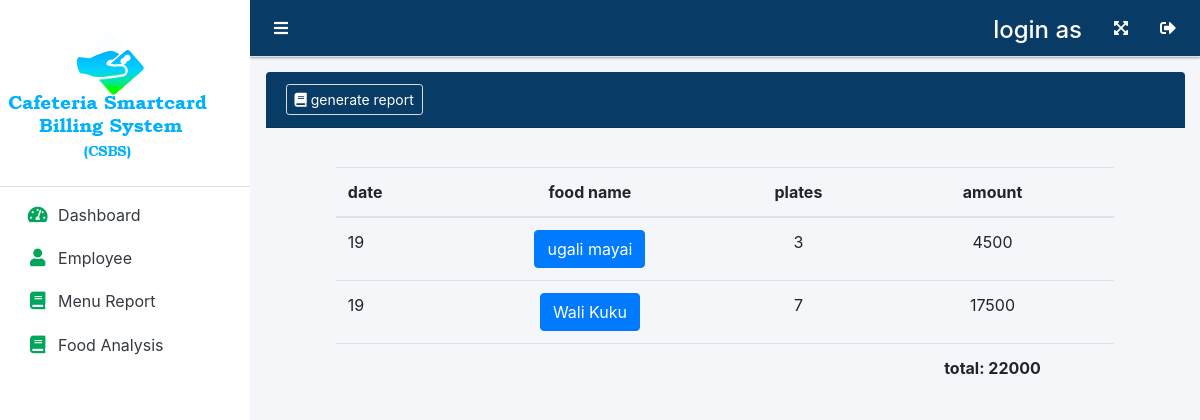
The app's page /college/admin/foodanalysis.php with its own data.
### tables this page shows
CREATE TABLE `food` (
  `foodId` int(11) NOT NULL,
  `foodname` varchar(100) NOT NULL,
  `amount` int(11) NOT NULL,
  `createdAt` varchar(200) NOT NULL DEFAULT current_timestamp(),
  `updatedAt` varchar(200) NOT NULL
);

### college/admin/foodanalysis.php (the view, shortened to what this page needs)
<!DOCTYPE html>
<html lang="en">
<head>
   <link rel="stylesheet" href="../../asset/fontawesome/css/all.min.css">
   <link rel="stylesheet" href="../../asset/css/adminlte.min.css">
   <link rel="stylesheet" href="../../asset/tables/datatables-bs4/css/dataTables.bootstrap4.min.css">
   <link rel ="stylesheet"  type="text/css" href="https://cdn.datatables.net/buttons/2.2.3/css/buttons.dataTables.min.css">
    <link rel ="stylesheet" type ="text/css" href="https://cdn.datatables.net/1.12.1/css/jquery.dataTables.min.css">
</head>
<body class="hold-transition sidebar-mini layout-fixed">
   <div class="wrapper">
      <?php
    include_once('includes/nav.php');
    include_once('includes/aside.php');
    include_once('../../include/connection.php');
         $totalAmount =0;
    ?>
         <div class="content-wrapper">
            <div class="content-header">
               <div class="container-fluid">
                  <div class="card-header" style="background-color:rgb(8,59,102);">
<a class="btn btn-sm text-white" href="#" data-toggle="modal"
   data-target="#add" style="border: 1px solid #ddd;"><i
   class="fa fa-book"></i> generate report</a>
</div>
               </div>
            </div>
            <section class="content">
               <div class="container-fluid">
                     <br>
                    <div class="row">
                    <table class="table col-md-10 m-auto" id="customerinfo">
                        <thead>
                            <tr>
                                       <th>date</th>
                                       <th class ="text-center">food name</th>
                                       <th class ="text-center">plates</th>
                                       <th class ="text-center">amount</th>
                            </tr>
                        </thead>
                        <tbody>
                              <?php
                              $sql ="SELECT food.foodId,count(foodname)as foodtotal, foodname,day(foodreport.createdAt) as day,sum(amount) as amount FROM food RIGHT JOIN foodreport on food.foodId = foodreport.foodReportId
                               where ticket_status=1   GROUP by foodname";
                              if($data = mysqli_query($con,$sql))
                              {
                                if(mysqli_num_rows($data) > 0)
                                {
                                    while( $row=mysqli_fetch_assoc($data))
                                    {
                                        $id = $row['foodId'];
                                        $foodname = $row['foodname'];
                                        echo "<tr>";
                                        echo "<td>" .$row['day']. "</td>";
                                        echo "<td class ='text-center'> <a href='analysis.php?food= $id &name=$foodname' class='btn btn-primary ' target=''>" .$row['foodname']. "</a></td>";
                                        echo "<td class ='text-center'>" .$row['foodtotal']. "</td>";
                                        echo "<td class ='text-center'>" .$row['amount']. "</td>";
                                        $totalAmount = $totalAmount +  $row['amount'];
                                     echo "</tr>";
                                    }
                                     ?>
                                     <tr>
                                        <td></td>
                                        <td></td>
                                        <td></td>
                                        <td  class ="text-center"><b> total: <?=$totalAmount;?></b> </td>
                                     </tr>
                                     <?php
                                }
                              }
                                ?>
                        </tbody>
                    </table>
                  </div>
                  </div>
               </div>
         </div>
   </body>
</html>

### records on screen
food: day "19", foodname "ugali mayai", foodtotal "3", amount "4500"
food: day "19", foodname "Wali Kuku", foodtotal "7", amount "17500"

### other values on screen
$totalAmount "22000"
